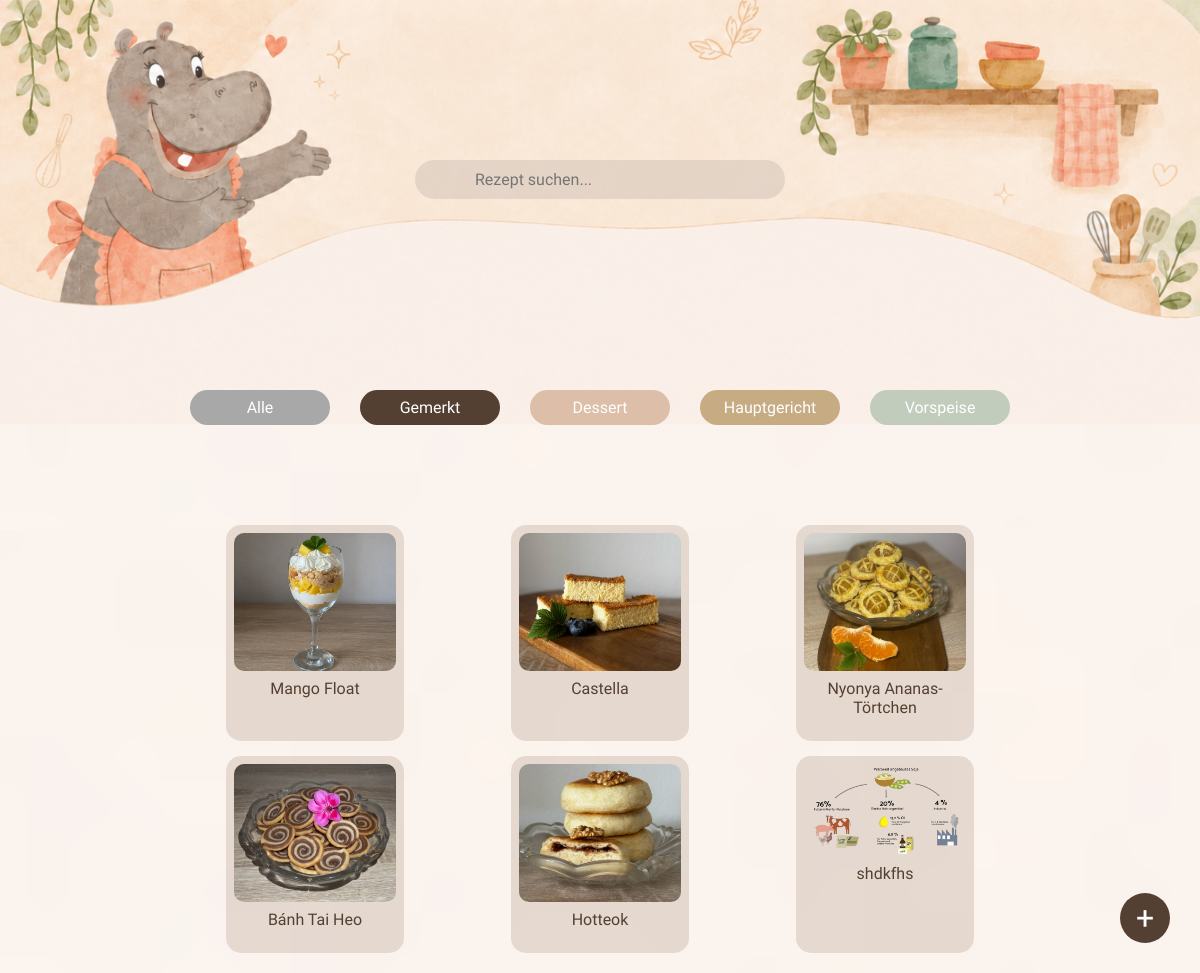
Page /recipes?category_id=1 on the committed database.
### app.py (models this page shows)
class Category(db.Model):
    id = db.Column(db.Integer, primary_key=True)
    name = db.Column(db.String(50), nullable=False)

class Recipe(db.Model):
    id = db.Column(db.Integer, primary_key=True)
    name = db.Column(db.String(100), nullable=False)
    description = db.Column(db.String(500), nullable=False)
    image = db.Column(db.String(200))
    preparation_time = db.Column(db.Integer, nullable=False)
    portions = db.Column(db.Integer, nullable=False)
    difficulty = db.Column(db.String(50), nullable=False)
    category_id = db.Column(db.Integer, db.ForeignKey('category.id'))
    category = db.relationship('Category', backref='recipes')
    is_default = db.Column(db.Boolean, default=False, nullable=False)

### app.py (the view, shortened to what this page needs)
@recipe_app.route('/recipes')
def home():
    category_id = request.args.get('category_id', type=int)
    search = request.args.get('search', '').strip()
    query = Recipe.query
    if category_id:
        query = query.filter_by(category_id=category_id)
    recipes = query.all()
    categories = Category.query.all()
    return render_template('index.html', recipes=recipes, categories=categories, selected_category=category_id, search=search)

### templates/index.html (shortened to what this page needs)
<!DOCTYPE html>
<html lang="de">
  <head>
    <link rel="stylesheet" href="{{ url_for('static', filename='css/style.css') }}">
  </head>
  <body class="index-body">
    <div class="search-bar">
      <input type="text" id="search-input" placeholder="Rezept suchen..." value="{{ search }}">
    </div>
    <div class="category-filter">
      <a href="{{ url_for('home') }}" class="category-badge all">Alle</a>
      <a href="#" class="category-badge favorites-btn" id="liked-filter">Gemerkt</a>
      {% for category in categories %}
      <a href="{{ url_for('home', category_id=category.id) }}"
        class="category-badge {% if category.name == 'Vorspeise' %}appetizer{% elif category.name == 'Hauptgericht' %}main{% elif category.name == 'Dessert' %}dessert{% endif %}">
        {{ category.name }}
      </a>
      {% endfor %}
    </div>
    <div class="recipe-grid">
      {% for recipe in recipes %}
      <a href="{{ url_for('recipe_detail', id=recipe.id) }}" class="recipe-card">
        <img src="{{ url_for('static', filename='images/recipes/' + recipe.image) }}" class="recipe-image">
        <p class="recipe-name">{{ recipe.name }}</p>
      </a>
      {% endfor %}
    </div>
    <div class="create-button">
      <a href="{{ url_for('create_recipe') }}">+</a>
    </div>
  </body>
</html>

### static/css/style.css (style rules this page uses)
html, body { margin: 0; padding: 0; overflow-x: hidden; }
.index-body { min-height: 100vh; background-image: url("/static/images/index.png"), url("/static/images/index-extension.png"); background-size: 100% auto, 100% auto; background-position: top left, bottom left; background-repeat: no-repeat, repeat-y; margin: 0; padding: 0; }
.recipe-grid { display: grid; grid-template-columns: repeat(3, 1fr); gap: 15px; width: 70%; margin: 350px auto 20px auto; }
.recipe-card { background-color: rgba(216, 200, 188, 0.6); border-radius: 15px; padding: 8px; text-decoration: none; color: black; display: flex; flex-direction: column; align-items: center; width: 60%; margin: 0 auto; }
.recipe-image { width: 100%; height: auto; object-fit: contain; border-radius: 10px; }
.recipe-name { font-family: 'Cause', sans-serif; margin-top: 8px; font-size: 1rem; text-align: center; font-weight: 500; color: #534032; }
.category-filter { display: flex; justify-content: center; gap: 30px; margin-top: 390px; margin-bottom: -250px; }
.category-badge { width: 140px; height: 35px; display: flex; justify-content: center; align-items: center; border-radius: 30px; text-decoration: none; font-family: 'Cause', sans-serif; font-size: 1rem; color: white; }
.appetizer { background-color: #c1ccbc; }
.main { background-color: #c7ab82; }
.dessert { background-color: #ddbfa9; }
.all { background-color: #a8a8a8; }
.category-badge.favorites-btn { background: #534032; color: white; border: none; cursor: pointer; }
.search-bar { position: absolute; top: 160px; left: 50%; transform: translateX(-50%); }
.search-bar input { padding: 10px 60px; border-radius: 20px; border: none; background-color: rgba(216, 200, 188, 0.6); font-family: 'Cause', sans-serif; color: #534032; font-size: 1rem; width: 250px; outline: none; }
.create-button { position: fixed; bottom: 30px; right: 30px; }
.create-button a { display: flex; justify-content: center; align-items: center; width: 50px; height: 50px; border-radius: 50%; background-color: #534032; color: white; text-decoration: none; font-size: 2rem; font-family: 'Cause', sans-serif; }

### rows in the picture
Category: name "Dessert"
Category: name "Hauptgericht"
Category: name "Vorspeise"
Recipe: image (picture), name "Mango Float"
Recipe: image (picture), name "Castella"
Recipe: image (picture), name "Nyonya Ananas-Törtchen"
Recipe: image (picture), name "Bánh Tai Heo"
Recipe: image (picture), name "Hotteok"
Recipe: image (picture), name "shdkfhs"
